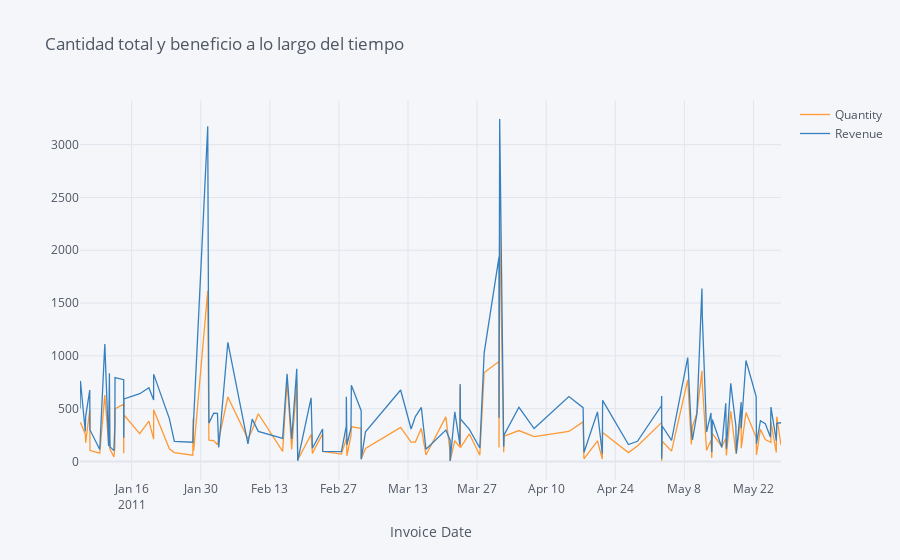

Here is the notebook cell this chart was saved with:
### Markdown cell above
## 2. Create an interactive line chart showing quantity and revenue sold to France between January 1st and May 31st 2011.

### Code cell
dfy = df.copy()

dfy = dfy[(dfy.InvoiceDate >= '2011-01-01')&(dfy.InvoiceDate <= '2011-05-31')&(dfy.Country == 'France')]\
[['Quantity','Revenue','InvoiceDate']].groupby('InvoiceDate').sum()\
.iplot(kind = 'line', xTitle = 'Invoice Date', title = 'Cantidad total y beneficio a lo largo del tiempo');
# Usamos sum() porque la agrupación simplemente nos sirve para convertir InvoiceDate en el índice, ya que son
# valores únicos.
